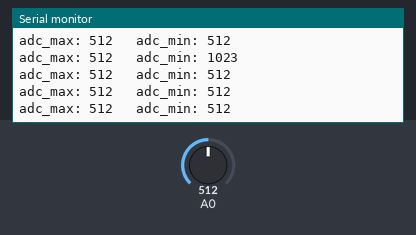
Simulated run of this sketch. Board: Arduino Uno, built with avr-gcc and run on an emulated ATmega328P. Parts: the last lines printed to the serial monitor. The inputs (shaded band) are chosen by the test bench; at power-on: A0 = 512.

Above: at 1.2 s.
1.3 s: A0 set to 105
At 2.2 s:
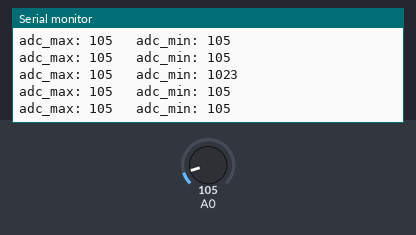
4.3 s: A0 set to 91
At 4.9 s:
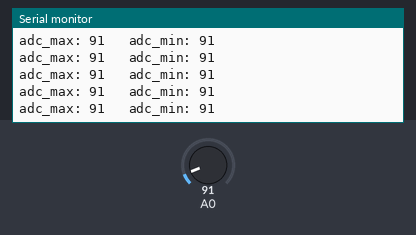
7.3 s: A0 set to 11
At 8.0 s:
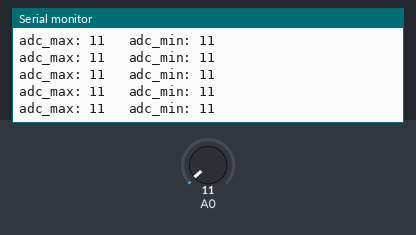
10.3 s: A0 set to 8
At 11.3 s:
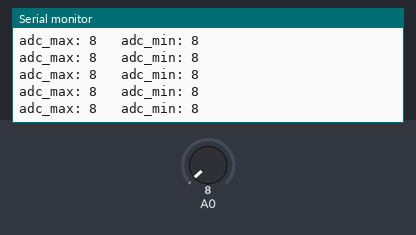
Timing chart, 0 to 13.3 s (numbered marks = the images above; inputs shaded):
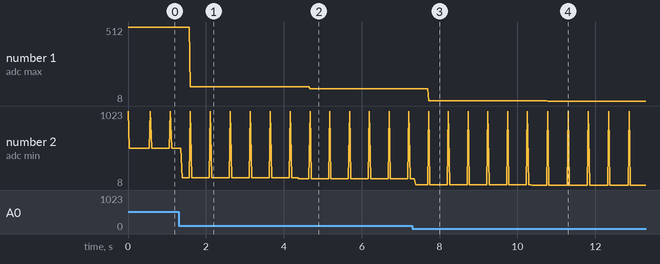

Measured:
- after the input at 1.3 s, the serial monitor: prints a new line after 0.09 s (image 1)
- after the input at 4.3 s, the serial monitor: prints a new line after 0.08 s (image 2)
- after the input at 7.3 s, the serial monitor: prints a new line after 0.08 s (image 3)
- after the input at 10.3 s, the serial monitor: prints a new line after 0.07 s (image 4)
- plotted number 1: 512 → 105 after the input at 1.3 s, 105 → 91 after the input at 4.3 s, 91 → 11 after the input at 7.3 s, 11 → 8 after the input at 10.3 s
- plotted number 2: 512 → 105 after the input at 1.3 s, 105 → 91 after the input at 4.3 s, 91 → 11 after the input at 7.3 s, 11 → 8 after the input at 10.3 s

The sketch:

voltage_sensor_calibration.ino
```cpp
int adc_max = 0;       // Variable to store the maximum sensor value
int adc_min = 1023;    // Variable to store the minimum sensor value
long tiempo_init;      // Variable to store the initial time

void setup() {
  Serial.begin(9600);   // Initialize the serial communication
  tiempo_init = millis(); // Get the current time in milliseconds
}

void loop() {
  if ((millis() - tiempo_init) > 500) { // Check if 500 milliseconds have passed
    adc_max = 0;         // Reset the maximum sensor value
    adc_min = 1023;      // Reset the minimum sensor value
    tiempo_init = millis(); // Update the initial time
  }

  int sensorValue = analogRead(A0); // Read the analog input from pin A0

  if (sensorValue > adc_max) {
    adc_max = sensorValue; // Update the maximum value if a new maximum is found
  } else if (sensorValue < adc_min) {
    adc_min = sensorValue; // Update the minimum value if a new minimum is found
  }

  // Print the maximum and minimum values to the serial monitor
  Serial.print("adc_max: ");
  Serial.print(adc_max);
  Serial.print("   adc_min: ");
  Serial.println(adc_min);

  delay(1); // Small delay for stability between each iteration
}
```
